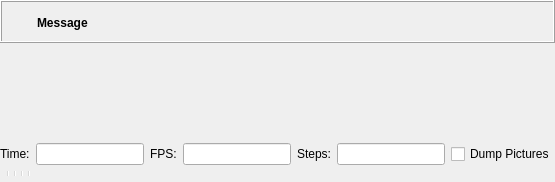
  <widget class="QWidget" name="centralwidget">
   <layout class="QVBoxLayout" name="verticalLayout_2">
    <property name="spacing">
     <number>0</number>
    </property>
    <property name="margin">
     <number>0</number>
    </property>
    <item>
     <widget class="QWidget" name="mainWidget" native="true">
      <property name="sizePolicy">
       <sizepolicy hsizetype="Expanding" vsizetype="Expanding">
        <horstretch>0</horstretch>
        <verstretch>0</verstretch>
       </sizepolicy>
      </property>
      <layout class="QVBoxLayout" name="verticalLayout_3">
       <property name="spacing">
        <number>0</number>
       </property>
       <property name="margin">
        <number>0</number>
       </property>
       <item>
        <widget class="QFrame" name="frameCompileResult">
         <property name="frameShape">
          <enum>QFrame::Box</enum>
         </property>
         <property name="frameShadow">
          <enum>QFrame::Raised</enum>
         </property>
         <layout class="QGridLayout" name="gridLayout_2">
          <property name="leftMargin">
           <number>6</number>
          </property>
          <property name="topMargin">
           <number>6</number>
          </property>
          <property name="rightMargin">
           <number>6</number>
          </property>
          <property name="bottomMargin">
           <number>4</number>
          </property>
          <property name="horizontalSpacing">
           <number>4</number>
          </property>
          <item row="0" column="1">
           <widget class="QLabel" name="labelCompileResultMessage">
            <property name="sizePolicy">
             <sizepolicy hsizetype="Preferred" vsizetype="Preferred">
              <horstretch>1</horstretch>
              <verstretch>0</verstretch>
             </sizepolicy>
            </property>
            <property name="font">
             <font>
              <weight>75</weight>
              <bold>true</bold>
             </font>
            </property>
            <property name="text">
             <string>Message</string>
            </property>
            <property name="wordWrap">
             <bool>true</bool>
            </property>
           </widget>
          </item>
          <item row="0" column="2">
           <widget class="QToolButton" name="toolButtonCompileResultClose">
            <property name="styleSheet">
             <string notr="true"/>
            </property>
            <property name="text">
             <string/>
            </property>
            <property name="icon">
             <iconset resource="../openscad.qrc">
              <normaloff>:/icons/close.png</normaloff>:/icons/close.png</iconset>
            </property>
            <property name="iconSize">
             <size>
              <width>22</width>
              <height>22</height>
             </size>
            </property>
            <property name="toolButtonStyle">
             <enum>Qt::ToolButtonIconOnly</enum>
            </property>
            <property name="autoRaise">
             <bool>true</bool>
            </property>
           </widget>
          </item>
          <item row="0" column="0">
           <widget class="QToolButton" name="toolButtonCompileResultIcon">
            <property name="styleSheet">
             <string notr="true">QToolButton { border: none; }</string>
            </property>
            <property name="text">
             <string/>
            </property>
            <property name="icon">
             <iconset resource="../openscad.qrc">
              <normaloff>:/icons/information-icons-error.png</normaloff>:/icons/information-icons-error.png</iconset>
            </property>
            <property name="iconSize">
             <size>
              <width>22</width>
              <height>22</height>
             </size>
            </property>
            <property name="autoRaise">
             <bool>false</bool>
            </property>
           </widget>
          </item>
         </layout>
        </widget>
       </item>
       <item>
        <widget class="QGLView" name="qglview" native="true">
         <property name="sizePolicy">
          <sizepolicy hsizetype="Expanding" vsizetype="Expanding">
           <horstretch>0</horstretch>
           <verstretch>0</verstretch>
          </sizepolicy>
         </property>
         <property name="minimumSize">
          <size>
           <width>200</width>
           <height>100</height>
          </size>
         </property>
        </widget>
       </item>
       <item>
        <widget class="QFrame" name="animate_panel">
         <property name="enabled">
          <bool>true</bool>
         </property>
         <property name="frameShape">
          <enum>QFrame::NoFrame</enum>
         </property>
         <property name="frameShadow">
          <enum>QFrame::Raised</enum>
         </property>
         <property name="lineWidth">
          <number>0</number>
         </property>
         <layout class="QHBoxLayout" name="horizontalLayoutAnimate">
          <property name="margin">
           <number>0</number>
          </property>
          <item>
           <widget class="QLabel" name="label">
            <property name="text">
             <string>Time:</string>
            </property>
           </widget>
          </item>
          <item>
           <widget class="QLineEdit" name="e_tval"/>
          </item>
          <item>
           <widget class="QLabel" name="label_2">
            <property name="text">
             <string>FPS:</string>
            </property>
           </widget>
          </item>
          <item>
           <widget class="QLineEdit" name="e_fps"/>
          </item>
          <item>
           <widget class="QLabel" name="label_3">
            <property name="text">
             <string>Steps:</string>
            </property>
           </widget>
          </item>
          <item>
           <widget class="QLineEdit" name="e_fsteps"/>
          </item>
          <item>
           <widget class="QCheckBox" name="e_dump">
            <property name="text">
             <string>Dump Pictures</string>
            </property>
           </widget>
          </item>
         </layout>
        </widget>
       </item>
       <item>
        <widget class="QToolBar" name="viewerToolBar">
         <addaction name="designActionPreview"/>
         <addaction name="designActionRender"/>
         <addaction name="separator"/>
         <addaction name="viewActionViewAll"/>
         <addaction name="viewActionZoomIn"/>
         <addaction name="viewActionZoomOut"/>
         <addaction name="viewActionResetView"/>
         <addaction name="separator"/>
         <addaction name="viewActionRight"/>
         <addaction name="viewActionTop"/>
         <addaction name="viewActionBottom"/>
         <addaction name="viewActionLeft"/>
         <addaction name="viewActionFront"/>
         <addaction name="viewActionBack"/>
         <addaction name="separator"/>
         <addaction name="viewActionPerspective"/>
         <addaction name="viewActionOrthogonal"/>
         <addaction name="separator"/>
         <addaction name="viewActionShowAxes"/>
         <addaction name="viewActionShowScaleProportional"/>
         <addaction name="viewActionShowEdges"/>
        </widget>
       </item>
      </layout>
      <zorder>animate_panel</zorder>
      <zorder>qglview</zorder>
      <zorder>viewerToolBar</zorder>
      <zorder>frameCompileResult</zorder>
     </widget>
    </item>
   </layout>
  </widget>
